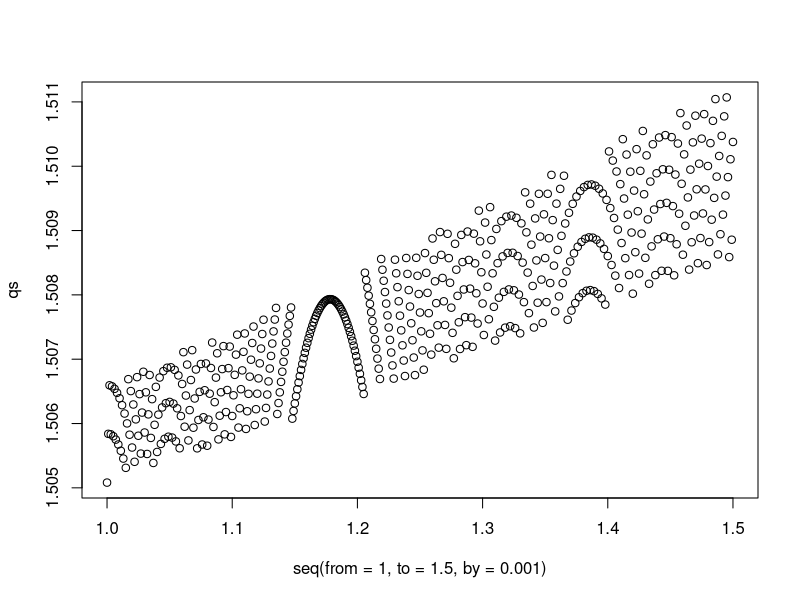
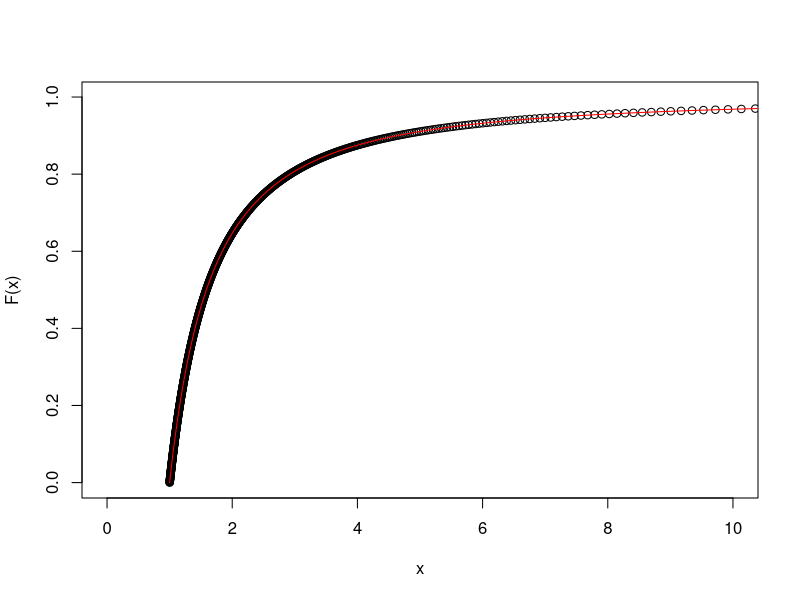

These figures' R source, in order:
library(dplyr)
base_q <- 1.5
pareto_df <- data_frame(probs = seq(from = 0.00, to = 0.999, by =.001)) %>%
  dplyr::mutate(pareto_x = (1 - probs)^(-1 / base_q))
#pareto_df

fit_q <- length(pareto_df$pareto_x) /
  sum(log(pareto_df$pareto_x))
fit_q # Note that this is greater than 1.5

qs <- lapply(X = seq(from = 1, to = 1.5, by = .001), FUN = function(cutpt){
  new_x <- pareto_df$pareto_x[pareto_df$pareto_x > cutpt]
  new_x <- new_x / cutpt
  new_fit_q <- length(new_x)/sum(log(new_x))
})
plot(y = qs, x = seq(from = 1, to = 1.5, by = .001))





plot(x = pareto_df$pareto_x, y = pareto_df$probs, xlim = c(0, 10),
  xlab = "x", ylab = "F(x)")
lines(x = pareto_df$pareto_x, y = pareto_df$probs, col = "red")
